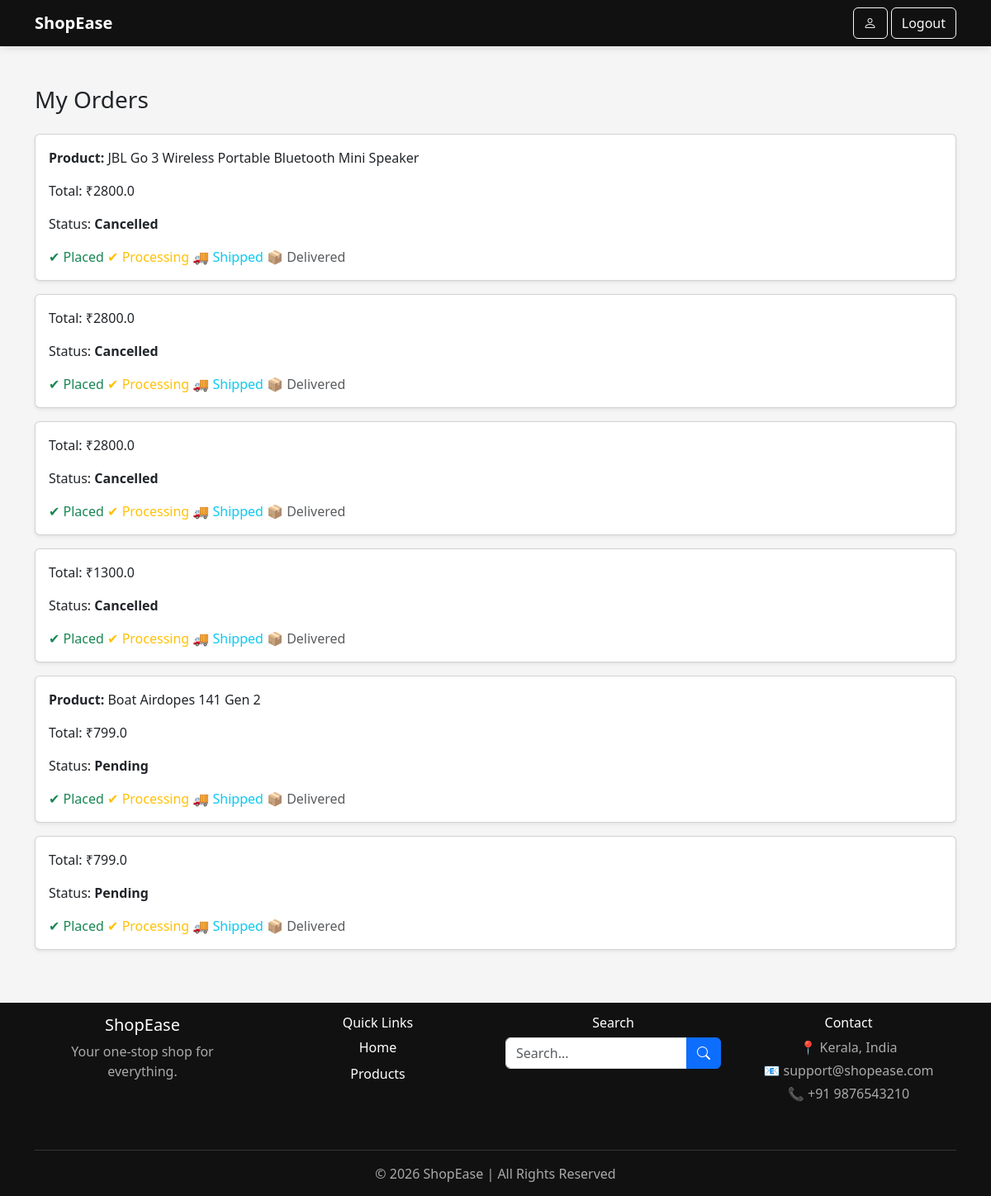
Page /orders/ (signed in) on the committed database.
### store/models.py (models this page shows, shortened)
class OrderItem(models.Model):
    order = models.ForeignKey(Order, on_delete=models.CASCADE, related_name='items')
    product = models.ForeignKey(Product, on_delete=models.CASCADE)
    quantity = models.PositiveIntegerField()

class Product(models.Model):
    name = models.CharField(max_length=200)
    price = models.DecimalField(max_digits=10, decimal_places=2)
    stock = models.PositiveIntegerField()
    description = models.TextField()  # ✅ NEW
    category = models.CharField(max_length=100)  # ✅ NEW
    image = models.ImageField(upload_to='products/')
    created_at = models.DateTimeField(auto_now_add=True)  # ✅ NEW

class Order(models.Model):
    user = models.ForeignKey(User, on_delete=models.CASCADE)
    full_name = models.CharField(max_length=100)
    phone = models.CharField(max_length=15)
    address = models.TextField()
    city = models.CharField(max_length=100)
    pincode = models.CharField(max_length=10)
    PAYMENT_CHOICES = [
        ('COD', 'Cash on Delivery'),
        ('PAYPAL', 'PayPal'),
    ]
    payment_method = models.CharField(max_length=10, choices=PAYMENT_CHOICES)
    is_paid = models.BooleanField(default=False)
    total_price = models.FloatField()
    STATUS_CHOICES = [
    ('Placed', 'Placed'),
    ('Processing', 'Processing'),
    ('Shipped', 'Shipped'),
    ('Delivered', 'Delivered'),
    ('Cancelled', 'Cancelled'),
    ('Returned', 'Returned'),
]
    status = models.CharField(max_length=20, choices=STATUS_CHOICES, default='Placed')
    created_at = models.DateTimeField(auto_now_add=True)

### store/views.py (the view)
# urls.py: path('orders/', views.orders_view, name='orders'),
@login_required
def orders_view(request):
    orders = Order.objects.filter(user=request.user).order_by('-created_at')
    return render(request, 'orders.html', {
        'orders': orders,
        'categories': get_categories()
    })

### store/views.py (called while the page is built)
def get_categories():
    return Product.objects.values_list('category', flat=True).distinct()

### store/templates/orders.html (shortened to what this page needs)
{% extends 'base.html' %}
{% block content %}
<h3 class="mb-4">My Orders</h3>
{% for order in orders %}
<div class="card p-3 mb-3 shadow-sm">
    {% for item in order.items.all %} <p><strong>Product:</strong> {{ item.product.name }}</p> {% endfor %}
    <p>Total: ₹{{ order.total_price }}</p>
    <p>Status: <strong>{{ order.status }}</strong></p>
    <div class="d-flex justify-content-between align-items-center">
        <div>
            <span class="text-success">✔ Placed</span>
            <span class="text-warning">✔ Processing</span>
            <span class="text-info">🚚 Shipped</span>
            <span class="text-muted">📦 Delivered</span>
        </div>
    </div>
</div>
{% empty %}
<h5>No orders found</h5>
{% endfor %}
{% endblock %}

### store/templates/base.html (style rules this page uses)
body { display: flex; flex-direction: column; background: #f5f5f5; font-family: 'Segoe UI', sans-serif; padding-top: 80px; }

### rows in the picture
Order: total_price "2800.0", status "Cancelled"
OrderItem: product.name "JBL Go 3 Wireless Portable Bluetooth Mini Speaker"
Order: total_price "2800.0", status "Cancelled"
Order: total_price "2800.0", status "Cancelled"
Order: total_price "1300.0", status "Cancelled"
Order: total_price "799.0", status "Pending"
OrderItem: product.name "Boat Airdopes 141 Gen 2"
Order: total_price "799.0", status "Pending"
